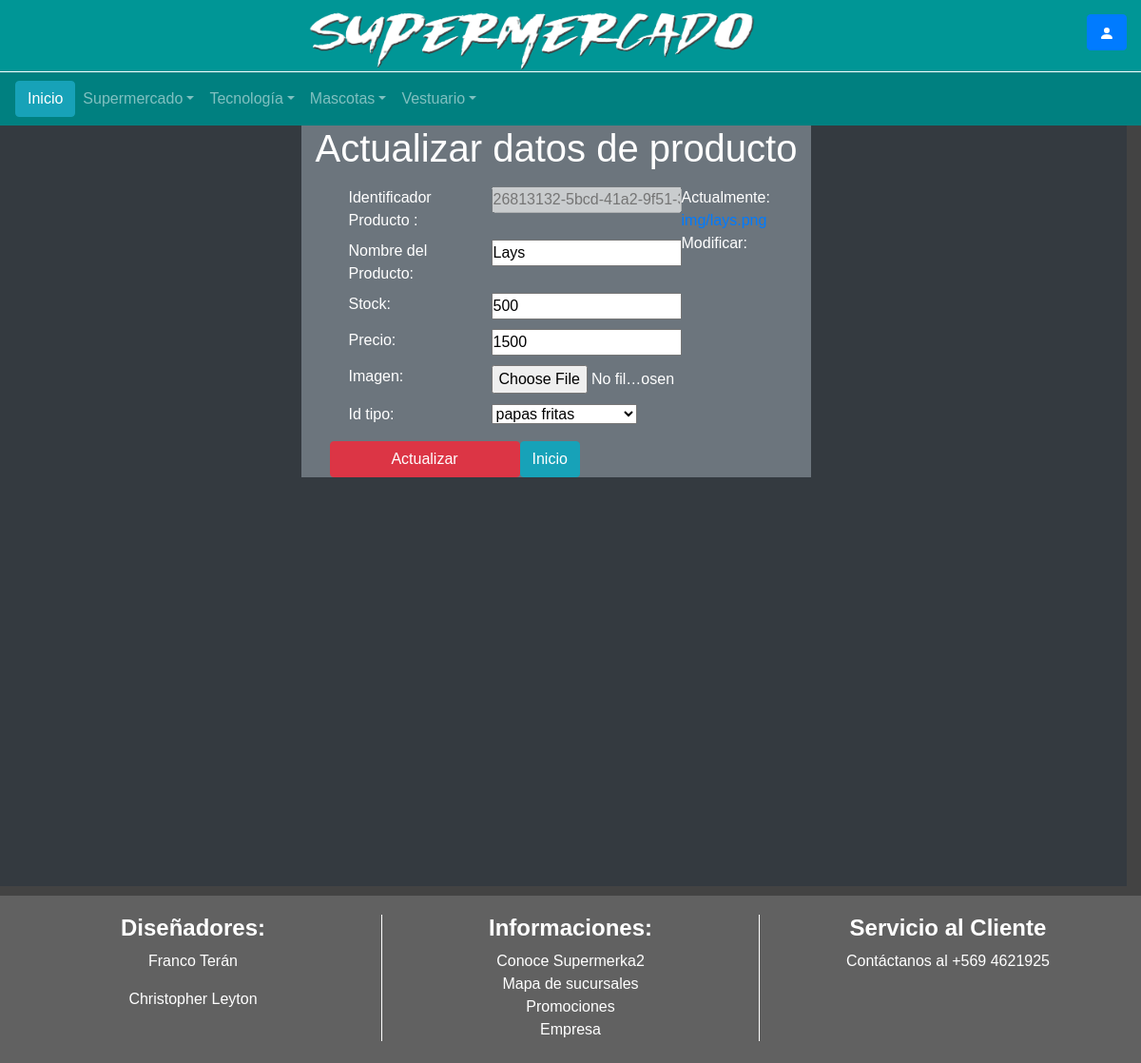
Screenshot of /supermercado/producto/26813132-5bcd-41a2-9f51-3cc545dcd915/update/ with the database file from the repository.
### supermercado/models.py (models this page shows, shortened)
class Producto(models.Model):
   id_producto=models.UUIDField('Identificador Producto',primary_key=True,default=uuid.uuid4)
   nombreP=models.CharField('Nombre del Producto',max_length=50,null=False)
   stock=models.BigIntegerField('Stock', null=False)
   precio=models.BigIntegerField('Precio',null=False)
   imagen=models.ImageField(upload_to='img/',null=False)
   id_tipo=models.ForeignKey('TipoProducto',null=True,on_delete=models.RESTRICT, blank=True)

class TipoProducto(models.Model):
	id_tipo=models.UUIDField(primary_key=True,default=uuid.uuid4)
	tipo=models.CharField('Nombre tipo de producto',null=False,max_length=50)
	def __str__(self):
		return self.tipo

### supermercado/views.py (the view)
# urls.py: path('producto/<uuid:pk>/update/', views.ProductoUpdate.as_view(), name='producto_update'),
class ProductoUpdate(UpdateView):
    model = Producto
    fields = ['nombreP', 'stock', 'precio', 'imagen', 'id_tipo']
    template_name = 'supermercado/producto_update_form.html'

### supermercado/templates/supermercado/producto_update_form.html
{% extends "base_generic.html" %}
{% block content %}
<div class="row justify-content-center col-12 bg-dark vh-100 vw-100">
    <div >
        <div   class=" col-md-12  text-white bg-secondary ">
        <form method="post">{% csrf_token %}
                <h1> Actualizar datos de producto</h1>
                <div class="container">
                    <label> Identificador Producto :</label>
                    <input placeholder="{{producto.id_producto}}" disabled="true">
                    {{ form.as_p }}
                </div>
                <div class="container">
                    <input type="submit" class="btn btn-danger" value="Actualizar">
                    <a href="{% url 'index' %}" class="btn btn-info"> Inicio </a>
                </div>
        </form>
        </div>
    </div>
</div>
{%endblock%}

### rows the page displays
Producto: id_producto "26813132-5bcd-41a2-9f51-3cc545dcd915", nombreP "Lays"
TipoProducto: id_tipo "papas fritas"
